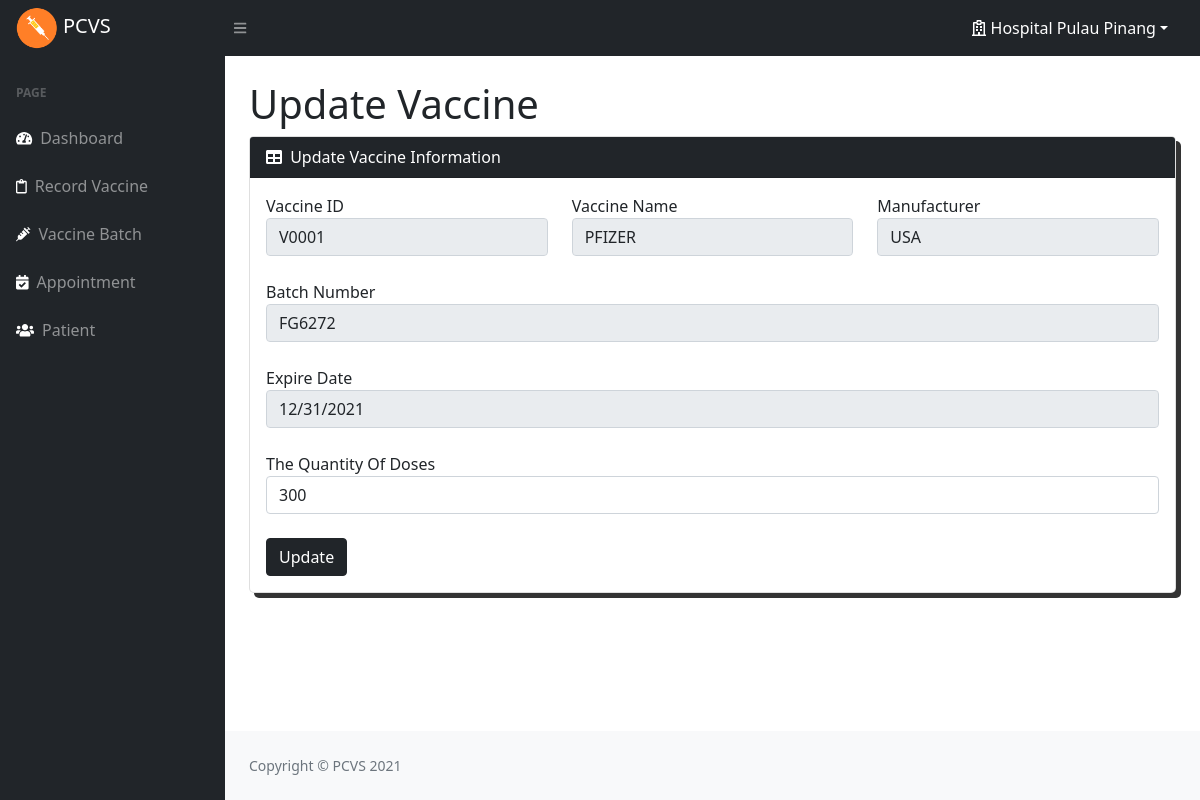
/admin/updatevaccine.php?ID=3 (signed in), run on the app's committed database.
### tables this page shows
CREATE TABLE `healcareadmin` (
  `adminID` int(11) NOT NULL,
  `centerID` int(11) NOT NULL,
  `center` varchar(100) NOT NULL,
  `address` varchar(100) NOT NULL,
  `username` varchar(20) NOT NULL,
  `password` varchar(20) NOT NULL,
  `fullname` varchar(20) NOT NULL,
  `email` varchar(50) NOT NULL,
  `staffID` varchar(20) NOT NULL
);

CREATE TABLE `vaccine` (
  `ID` int(11) NOT NULL,
  `vaccineID` varchar(30) NOT NULL,
  `vaccineName` varchar(30) NOT NULL,
  `manufacturer` varchar(30) NOT NULL,
  `batchNo` varchar(30) NOT NULL,
  `expireDate` date NOT NULL,
  `quantity` int(11) NOT NULL,
  `availableQuantity` int(11) NOT NULL,
  `penAppointment` int(11) NOT NULL,
  `admAppointment` int(11) NOT NULL,
  `centerID` int(11) NOT NULL
);

### admin/updatevaccine.php (the view, shortened to what this page needs)
<?php
include('dbconnect.php');
if(isset($_SESSION['username'])){
    $sql = "SELECT * FROM healcareadmin WHERE username='$_SESSION[username]'";
    $query = mysqli_query($con,$sql);
    $row=mysqli_fetch_array($query);
}
?>
<!DOCTYPE html>
<html lang="en">
    <head>
        <link href="css/bootstrap.css" rel="stylesheet" />
        <link href="css/style.css" rel="stylesheet" />
        <link href="https://use.fontawesome.com/releases/v5.6.3/css/all.css" rel="stylesheet">
    </head>
    <body class="sb-nav-fixed">
        <nav class="sb-topnav navbar navbar-expand navbar-dark bg-dark">
            <a class="navbar-brand ps-3" href="dashboard.html"><img src="assets/img/logo2.png" alt="patient" style="width: 20%;">&nbsp;PCVS</a>
            <button class="btn btn-link btn-sm order-1 order-lg-0 me-4 me-lg-0" id="sidebarToggle" href="#!"><i class="fas fa-bars"></i></button>
            <ul class="navbar-nav ms-auto ms-md-0 me-3 me-lg-4">
                <li class="nav-item dropdown">
                    <a class="nav-link dropdown-toggle" id="navbarDropdown" href="#" role="button" data-bs-toggle="dropdown" aria-expanded="false" style="color: #fff;"><i class="far fa-hospital"></i>&nbsp;<?php echo ($row['center']);?></a>
                </li>
            </ul>
        </nav>
        <div id="layoutSidenav">
            <div id="layoutSidenav_nav">
                <nav class="sb-sidenav accordion sb-sidenav-dark" id="sidenavAccordion">
                    <div class="sb-sidenav-menu">
                        <div class="nav">
                            <div class="sb-sidenav-menu-heading">PAGE</div>
                            <a class="nav-link" href="dashboard.php">
                                <div class="sb-nav-link-icon"><i class="fas fa-tachometer-alt" style="color: #fff;"></i></div>
                                <span class="align-middle">Dashboard</span>
                            </a>
                            <a class="nav-link" href="recordVaccine.php">
                                <div class="sb-nav-link-icon"><i class="far fa-clipboard" style="color: #fff;"></i> </div>
                                <span class="align-middle">Record Vaccine</span>
                            </a>
                            <a class="nav-link" href="vaccineBatch.php">
                                <div class="sb-nav-link-icon"><i class="fa fa-syringe" style="color: #fff;"></i></div>
                                <span class="align-middle">Vaccine Batch</span>
                            </a>
                            <a class="nav-link" href="appointment.php">
                                <div class="sb-nav-link-icon"><i class="fas fa-calendar-check" style="color: #fff;"></i></div>
                                <span class="align-middle">Appointment</span>
                            </a>
                            <a class="nav-link" href="patientList.php">
                                <div class="sb-nav-link-icon"> <i class="fas fa-users" style="color: #fff;"></i></div>
                                <span class="align-middle">Patient</span>
                            </a>
                        </div>
                    </div>
                </nav>
            </div>
            <div id="layoutSidenav_content">
                <main>
                    <div class="container-fluid px-4">
                        <h1 class="mt-4">Update Vaccine</h1>
                        <div class="card mb-4">
                            <div class="card-header text-white bg-dark">
                                <i class="fas fa-table me-1"></i>
                                Update Vaccine Information
                            </div>
                            <div class="card-body">
                            <?php
                                $ID =$_GET['ID'];
                                $sql = "SELECT * FROM vaccine WHERE ID='$ID'";
                                $gotResults=mysqli_query($con, $sql);
                                if($gotResults){
                                    if(mysqli_num_rows($gotResults)>0){
                                        while($row = mysqli_fetch_array($gotResults)){
                                            ?>
                                                <form action="#" method="POST">
                                                    <div class="row">
                                                        <div class="col-md-4">
                                                            <div class="form-group">
                                                                <label>Vaccine ID</label>
                                                                <input type="text" class="form-control" name="vaccineID"  value="<?php echo $row['vaccineID'];?>"  readonly style="text-transform: uppercase;">
                                                            </div>
                                                        </div>
                                                        <div class="col-md-4">
                                                            <div class="form-group">
                                                                <label>Vaccine Name</label>
                                                                <input type="text" class="form-control" name="vaccineName" value="<?php echo $row['vaccineName'];?>"readonly style="text-transform: uppercase;">
                                                            </div>
                                                        </div>
                                                        <div class="col-md-4">
                                                            <div class="form-group">
                                                                <label>Manufacturer</label>
                                                                <input type="text" class="form-control"  name="manufacturer"   value="<?php echo $row['manufacturer'];?>" readonly style="text-transform: uppercase;">
                                                            </div>
                                                        </div>
                                                    </div>
                                                    <br>
                                                    <div class="form-group">
                                                        <label for="exampleInputEmail1">Batch Number</label>
                                                        <input type="text" class="form-control" id="batchNo" name="batchNo" value="<?php echo $row['batchNo'];?>" placeholder="Enter Batch No" readonly style="text-transform: uppercase;">
                                                    </div>
                                                    <br>
                                                    <div class="form-group">
                                                        <label for="exampleInputPassword1">Expire Date</label>
                                                        <input type="date" class="form-control" name="expireDate" id="date" value="<?php echo $row['expireDate'];?>" readonly>
                                                    </div>
                                                    <br>
                                                    <div class="form-group">
                                                        <label for="exampleInputPassword1">The Quantity Of Doses</label>
                                                        <input type="number" class="form-control" name="updatequantity" id="quantityDose" value="<?php echo $row['quantity'];?>"  required step=1  min=1>
                                                    </div>
                                                    <br>
                                                    <div class="loginbtn">
                                                        <button name="update" class="btn btn-dark">Update</button>
                                                    </div>
                                                </form>
                                            <?php
                                        }
                                    }
                                }
                            ?>
                            </div>
                        </div>
                    </div>
                </main>
                <footer class="py-4 bg-light mt-auto">
                    <div class="container-fluid px-4">
                        <div class="d-flex align-items-center justify-content-between small">
                            <div class="text-muted">Copyright &copy; PCVS 2021</div>
                        </div>
                    </div>
                </footer>
            </div>
        </div>
    </body>
</html>

### admin/css/style.css (style rules this page uses)
* { margin: 0; padding: 0; box-sizing: border-box; }
body { padding-bottom: 20px; }

### data on the page
healcareadmin: center "Hospital Pulau Pinang"
vaccine: vaccineID "V0001", vaccineName "Pfizer", manufacturer "USA", batchNo "FG6272", expireDate "12/31/2021", updatequantity "300"
